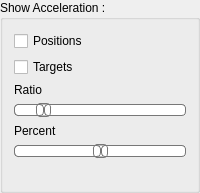
             <widget class="QGroupBox" name="groupBox_5">
              <property name="title">
               <string>Show Acceleration : </string>
              </property>
              <layout class="QVBoxLayout" name="verticalLayout_10">
               <item>
                <widget class="QCheckBox" name="accelerationPosition">
                 <property name="text">
                  <string>Positions</string>
                 </property>
                </widget>
               </item>
               <item>
                <widget class="QCheckBox" name="accelerationTarget">
                 <property name="text">
                  <string>Targets</string>
                 </property>
                </widget>
               </item>
               <item>
                <widget class="QLabel" name="label_accelerationRatio">
                 <property name="text">
                  <string>Ratio</string>
                 </property>
                </widget>
               </item>
               <item>
                <widget class="QSlider" name="accelerationRatio">
                 <property name="styleSheet">
                  <string notr="true">QSlider::groove:horizontal {
border: 1px solid #bbb;
background: white;
height: 10px;
border-radius: 4px;
}

QSlider::sub-page:horizontal {
background: qlineargradient(x1: 0, y1: 0,    x2: 0, y2: 1,
    stop: 0 #66e, stop: 1 #bbf);
background: qlineargradient(x1: 0, y1: 0.2, x2: 1, y2: 1,
    stop: 0 #bbf, stop: 1 #55f);
border: 1px solid #777;
height: 10px;
border-radius: 4px;
}

QSlider::add-page:horizontal {
background: #fff;
border: 1px solid #777;
height: 10px;
border-radius: 4px;
}

QSlider::handle:horizontal {
background: qlineargradient(x1:0, y1:0, x2:1, y2:1,
    stop:0 #eee, stop:1 #ccc);
border: 1px solid #777;
width: 13px;
margin-top: -2px;
margin-bottom: -2px;
border-radius: 4px;
}

QSlider::handle:horizontal:hover {
background: qlineargradient(x1:0, y1:0, x2:1, y2:1,
    stop:0 #fff, stop:1 #ddd);
border: 1px solid #444;
border-radius: 4px;
}

QSlider::sub-page:horizontal:disabled {
background: #bbb;
border-color: #999;
}

QSlider::add-page:horizontal:disabled {
background: #eee;
border-color: #999;
}

QSlider::handle:horizontal:disabled {
background: #eee;
border: 1px solid #aaa;
border-radius: 4px;
}</string>
                 </property>
                 <property name="maximum">
                  <number>200</number>
                 </property>
                 <property name="value">
                  <number>27</number>
                 </property>
                 <property name="orientation">
                  <enum>Qt::Horizontal</enum>
                 </property>
                </widget>
               </item>
               <item>
                <widget class="QLabel" name="label_accelerationPercent">
                 <property name="text">
                  <string>Percent</string>
                 </property>
                </widget>
               </item>
               <item>
                <widget class="QSlider" name="accelerationPercent">
                 <property name="styleSheet">
                  <string notr="true">QSlider::groove:horizontal {
border: 1px solid #bbb;
background: white;
height: 10px;
border-radius: 4px;
}

QSlider::sub-page:horizontal {
background: qlineargradient(x1: 0, y1: 0,    x2: 0, y2: 1,
    stop: 0 #66e, stop: 1 #bbf);
background: qlineargradient(x1: 0, y1: 0.2, x2: 1, y2: 1,
    stop: 0 #bbf, stop: 1 #55f);
border: 1px solid #777;
height: 10px;
border-radius: 4px;
}

QSlider::add-page:horizontal {
background: #fff;
border: 1px solid #777;
height: 10px;
border-radius: 4px;
}

QSlider::handle:horizontal {
background: qlineargradient(x1:0, y1:0, x2:1, y2:1,
    stop:0 #eee, stop:1 #ccc);
border: 1px solid #777;
width: 13px;
margin-top: -2px;
margin-bottom: -2px;
border-radius: 4px;
}

QSlider::handle:horizontal:hover {
background: qlineargradient(x1:0, y1:0, x2:1, y2:1,
    stop:0 #fff, stop:1 #ddd);
border: 1px solid #444;
border-radius: 4px;
}

QSlider::sub-page:horizontal:disabled {
background: #bbb;
border-color: #999;
}

QSlider::add-page:horizontal:disabled {
background: #eee;
border-color: #999;
}

QSlider::handle:horizontal:disabled {
background: #eee;
border: 1px solid #aaa;
border-radius: 4px;
}</string>
                 </property>
                 <property name="maximum">
                  <number>100</number>
                 </property>
                 <property name="value">
                  <number>50</number>
                 </property>
                 <property name="orientation">
                  <enum>Qt::Horizontal</enum>
                 </property>
                </widget>
               </item>
               <item>
                <widget class="QLabel" name="label_accelerationRange">
                 <property name="text">
                  <string/>
                 </property>
                </widget>
               </item>
              </layout>
             </widget>
